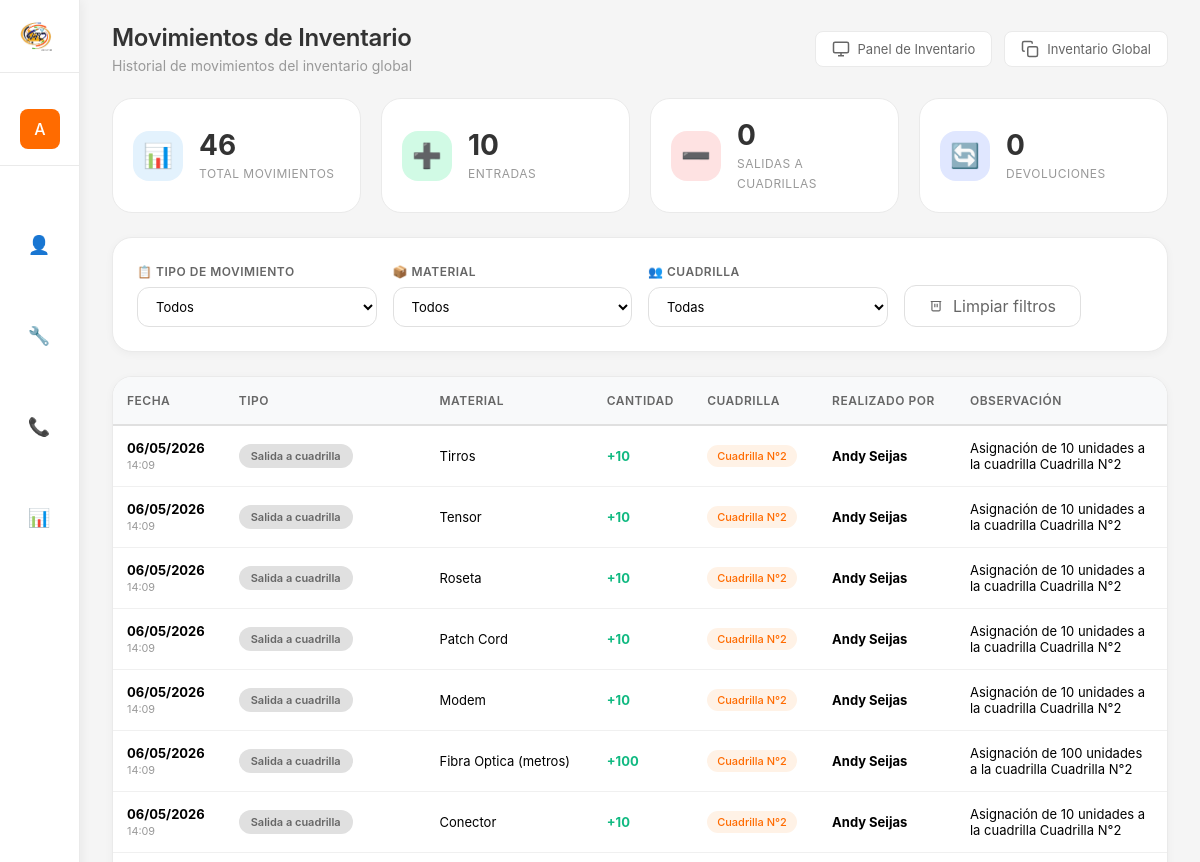
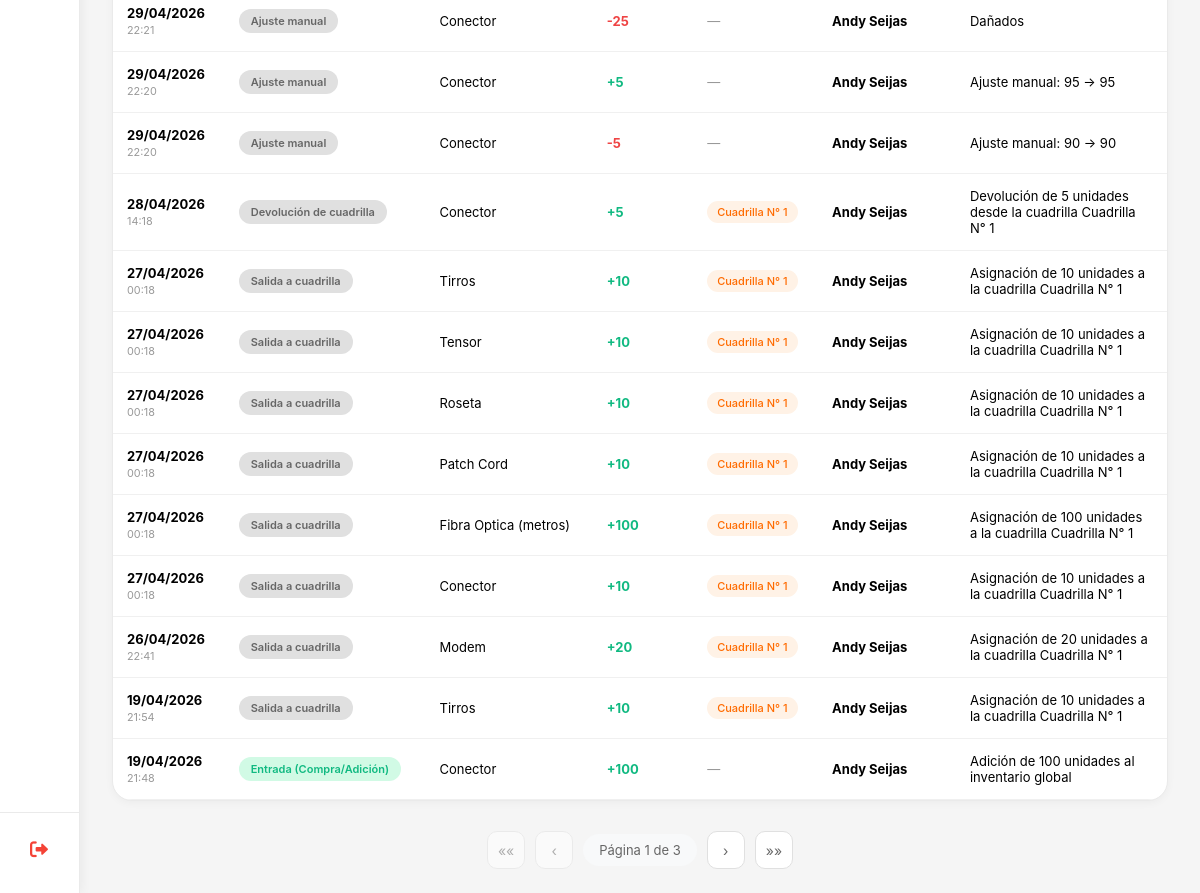
Page /inventario/movimientos/ (signed in) on the committed database (2 pictures, top to bottom).
### myapp/models.py (models this page shows, shortened)
class MovimientoInventario(models.Model):
    class TipoMovimiento(models.TextChoices):
        ENTRADA = 'ENTRADA', 'Entrada (Compra/Adición)'
        SALIDA_A_CUADRILLA = 'SALIDA_CUADRILLA', 'Salida a cuadrilla'
        DEVOLUCION_CUADRILLA = 'DEVOLUCION', 'Devolución de cuadrilla'
        GASTO_INSTALACION = 'GASTO_INSTALACION', '🔧 Gasto en instalación'
        GASTO_SOPORTE = 'GASTO_SOPORTE', 'Gasto en soporte'
        AJUSTE = 'AJUSTE', 'Ajuste manual'
    material = models.ForeignKey(
        Material,
        on_delete=models.CASCADE,
        related_name='movimientos',
        verbose_name="Material"
    )
    tipo = models.CharField(
        max_length=30,
        choices=TipoMovimiento.choices,
        verbose_name="Tipo de movimiento"
    )
    cantidad = models.IntegerField(verbose_name="Cantidad")
    cuadrilla = models.ForeignKey(
        Cuadrilla,
        on_delete=models.SET_NULL,
        null=True,
        blank=True,
        related_name='movimientos_inventario',
        verbose_name="Cuadrilla relacionada"
    )
    instalacion = models.ForeignKey(
        'Instalacion',
        on_delete=models.SET_NULL,
        null=True,
        blank=True,
        related_name='movimientos_inventario',
        verbose_name="Instalación relacionada"
    )
    soporte = models.ForeignKey(
        'Soporte',
        on_delete=models.SET_NULL,
        null=True,
        blank=True,
        related_name='movimientos_inventario',
        verbose_name="Soporte relacionado"
    )
    observacion = models.TextField(max_length=500, blank=True, null=True)
    fecha_movimiento = models.DateTimeField(auto_now_add=True)
    realizado_por = models.ForeignKey(
        User,
        on_delete=models.SET_NULL,
        null=True,
        blank=True,
        related_name='movimientos_inventario',
        verbose_name="Realizado por"
    )
    class Meta:
        verbose_name = "Movimiento de Inventario"
        verbose_name_plural = "Movimientos de Inventario"
        ordering = ['-fecha_movimiento']

class Material(models.Model):
    nombre = models.CharField(max_length=50, unique=True, verbose_name="Nombre del material")
    activo = models.BooleanField(default=True, verbose_name="Activo")
    fecha_creacion = models.DateTimeField(auto_now_add=True)
    class Meta:
        verbose_name = "Material"
        verbose_name_plural = "Materiales"
        ordering = ['nombre']

class Cuadrilla(models.Model):
    class EstadoCuadrilla(models.TextChoices):
        DISPONIBLE = 'DISPONIBLE', 'Disponible'
        OCUPADO = 'OCUPADO', 'Ocupado'
        EN_DESCANSO = 'DESCANSO', 'En Descanso'
        INACTIVO = 'INACTIVO', 'Inactivo'
    nombre = models.CharField(
        max_length=100,
        unique=True,
        verbose_name="Nombre de la Cuadrilla"
    )
    codigo = models.CharField(
        max_length=20,
        unique=True,
        verbose_name="Código de Cuadrilla",
        help_text="Ej: C001, INST-001"
    )
    instaladores = models.ManyToManyField(
        'PerfilUsuario',
        related_name='cuadrillas',
        verbose_name="Instaladores",
        blank=True
    )
    estado = models.CharField(
        max_length=20,
        choices=EstadoCuadrilla.choices,
        default=EstadoCuadrilla.DISPONIBLE,
        verbose_name="Estado de la Cuadrilla",
        db_index=True
    )
    fecha_creacion = models.DateTimeField(
        auto_now_add=True,
        verbose_name="Fecha de creación"
    )
    fecha_actualizacion = models.DateTimeField(
        auto_now=True,
        verbose_name="Última actualización"
    )
    creado_por = models.ForeignKey(
        User,
        on_delete=models.SET_NULL,
        null=True,
        blank=True,
        related_name='cuadrillas_creadas',
        verbose_name="Creado por"
    )
    activo = models.BooleanField(
        default=True,
        verbose_name="Activo"
    )
    class Meta:
        verbose_name = "Cuadrilla"
        verbose_name_plural = "Cuadrillas"
        ordering = ['nombre']
        indexes = [
            models.Index(fields=['estado']),
            models.Index(fields=['activo']),
            models.Index(fields=['codigo']),
        ]

### myapp/views_inventario.py (the view)
# urls.py: path('inventario/movimientos/', inventario_movimientos, name='inventario_movimientos'),
@login_required
@staff_member_required
def inventario_movimientos(request):
    es_admin = request.user.is_superuser or request.user.groups.filter(name='Administrador').exists()
    if not es_admin:
        messages.error(request, 'No tienes permisos para acceder a esta página.')
        return redirect('dashboard')
    tipo_filtro = request.GET.get('tipo', '')
    material_filtro = request.GET.get('material', '')
    cuadrilla_filtro = request.GET.get('cuadrilla', '')
    movimientos = MovimientoInventario.objects.select_related('material', 'cuadrilla', 'realizado_por').exclude(
        tipo__in=['GASTO_INSTALACION', 'GASTO_SOPORTE']
    )
    if tipo_filtro:
        movimientos = movimientos.filter(tipo=tipo_filtro)
    if material_filtro:
        movimientos = movimientos.filter(material_id=material_filtro)
    if cuadrilla_filtro:
        movimientos = movimientos.filter(cuadrilla_id=cuadrilla_filtro)
    movimientos = movimientos.order_by('-fecha_movimiento')
    paginator = Paginator(movimientos, 20)
    page_number = request.GET.get('page', 1)
    page_obj = paginator.get_page(page_number)
    materiales = Material.objects.filter(activo=True).order_by('nombre')
    cuadrillas = Cuadrilla.objects.filter(activo=True).order_by('nombre')
    total_movimientos = movimientos.count()
    total_entradas = movimientos.filter(tipo='ENTRADA').count()
    total_salidas = movimientos.filter(tipo='SALIDA_A_CUADRILLA').count()
    total_devoluciones = movimientos.filter(tipo='DEVOLUCION_CUADRILLA').count()
    context = {
        'movimientos': page_obj,
        'materiales': materiales,
        'cuadrillas': cuadrillas,
        'tipos_movimiento': MovimientoInventario.TipoMovimiento.choices,
        'tipo_filtro': tipo_filtro,
        'material_filtro': material_filtro,
        'cuadrilla_filtro': cuadrilla_filtro,
        'total_movimientos': total_movimientos,
        'total_entradas': total_entradas,
        'total_salidas': total_salidas,
        'total_devoluciones': total_devoluciones,
    }
    return render(request, 'Inventario/inventario_movimientos.html', context)

### myapp/templates/Inventario/inventario_movimientos.html (shortened to what this page needs)
{% extends 'Inicio_De_Sesion/base.html' %}
{% load static %}
{% block page_title %}Movimientos de Inventario{% endblock %}
{% block page_subtitle %}Historial de movimientos del inventario global{% endblock %}
{% block header_actions %}
<a href="{% url 'panel_inventario' %}" class="btn-secondary">
    <svg width="18" height="18" viewBox="0 0 24 24" fill="none" stroke="currentColor" stroke-width="2">
        <rect x="2" y="3" width="20" height="14" rx="2" ry="2"/>
        <line x1="8" y1="21" x2="16" y2="21"/>
        <line x1="12" y1="17" x2="12" y2="21"/>
    </svg>
    Panel de Inventario
</a>
<a href="{% url 'inventario_global_lista' %}" class="btn-secondary">
    <svg width="18" height="18" viewBox="0 0 24 24" fill="none" stroke="currentColor" stroke-width="2">
        <rect x="9" y="9" width="13" height="13" rx="2" ry="2"/>
        <path d="M5 15H4a2 2 0 0 1-2-2V4a2 2 0 0 1 2-2h9a2 2 0 0 1 2 2v1"/>
    </svg>
    Inventario Global
</a>
{% endblock %}
{% block content %}
<div class="summary-cards">
    <div class="summary-card">
        <div class="summary-icon total">📊</div>
        <div class="summary-info">
            <span class="summary-number">{{ total_movimientos }}</span>
            <span class="summary-label">Total movimientos</span>
        </div>
    </div>
    <div class="summary-card">
        <div class="summary-icon entradas">➕</div>
        <div class="summary-info">
            <span class="summary-number">{{ total_entradas }}</span>
            <span class="summary-label">Entradas</span>
        </div>
    </div>
    <div class="summary-card">
        <div class="summary-icon salidas">➖</div>
        <div class="summary-info">
            <span class="summary-number">{{ total_salidas }}</span>
            <span class="summary-label">Salidas a cuadrillas</span>
        </div>
    </div>
    <div class="summary-card">
        <div class="summary-icon devoluciones">🔄</div>
        <div class="summary-info">
            <span class="summary-number">{{ total_devoluciones }}</span>
            <span class="summary-label">Devoluciones</span>
        </div>
    </div>
</div>
<div class="filters-bar">
    <form method="get" class="filters-form" id="filtrosForm">
        <div class="filter-group">
            <label>📋 Tipo de movimiento</label>
            <select name="tipo" class="filter-select" onchange="this.form.submit()">
                <option value="">Todos</option>
            </select>
        </div>
        <div class="filter-group">
            <label>📦 Material</label>
            <select name="material" class="filter-select" onchange="this.form.submit()">
                <option value="">Todos</option>
            </select>
        </div>
        <div class="filter-group">
            <label>👥 Cuadrilla</label>
            <select name="cuadrilla" class="filter-select" onchange="this.form.submit()">
                <option value="">Todas</option>
            </select>
        </div>
        <div class="filter-group">
            <label>&nbsp;</label>
            <a href="{% url 'inventario_movimientos' %}" class="btn-clear">
                <svg width="14" height="14" viewBox="0 0 24 24" fill="none" stroke="currentColor" stroke-width="2" style="display: inline; margin-right: 6px;">
                    <path d="M3 6h18M5 6v14a2 2 0 002 2h10a2 2 0 002-2V6m-9 4v6m4-6v6"/>
                </svg>
                Limpiar filtros
            </a>
        </div>
    </form>
</div>
<div class="table-container">
    <table class="table">
        <thead>
            <tr>
                <th>Fecha</th>
                <th>Tipo</th>
                <th>Material</th>
                <th>Cantidad</th>
                <th>Cuadrilla</th>
                <th>Realizado por</th>
                <th>Observación</th>
            </thead>
        <tbody>
            {% for mov in movimientos %}
            <tr>
                <td>
                    <strong>{{ mov.fecha_movimiento|date:"d/m/Y" }}</strong><br>
                    <small style="color:#999">{{ mov.fecha_movimiento|date:"H:i" }}</small>
                </td>
                <td>
                    <span class="badge-tipo" style="
                        {% if mov.tipo == 'ENTRADA' %}background:#d1fae5;color:#10b981;
                        {% elif mov.tipo == 'SALIDA_A_CUADRILLA' %}background:#fed7aa;color:#f59e0b;
                        {% elif mov.tipo == 'DEVOLUCION_CUADRILLA' %}background:#e0e7ff;color:#3b82f6;
                        {% else %}background:#e0e0e0;color:#666;{% endif %}
                    ">
                        {{ mov.get_tipo_display }}
                    </span>
                </td>
                <td>{{ mov.material.nombre }}</div>
                <td class="{% if mov.cantidad > 0 %}movimiento-entrada{% else %}movimiento-salida{% endif %}">
                    {% if mov.cantidad > 0 %}+{% endif %}{{ mov.cantidad }}
                </div>
                <td>
                    {% if mov.cuadrilla %}
                    <span class="cuadrilla-badge">{{ mov.cuadrilla.nombre }}</span>
                    {% else %}
                    <span style="color:#999;">—</span>
                    {% endif %}
                </div>
                <td>
                    {% if mov.realizado_por %}
                    <strong>{{ mov.realizado_por.get_full_name|default:mov.realizado_por.username }}</strong>
                    {% else %}
                    <span style="color:#999;">—</span>
                    {% endif %}
                <td style="max-width: 200px; white-space: normal; word-break: break-word;">
                    {{ mov.observacion|default:"—"|truncatechars:60 }}
            </tr>
            {% endfor %}
{% if movimientos.has_other_pages %}
<div class="pagination">
    {% if movimientos.has_previous %}
    <a href="?page=1{% if tipo_filtro %}&tipo={{ tipo_filtro }}{% endif %}{% if material_filtro %}&material={{ material_filtro }}{% endif %}{% if cuadrilla_filtro %}&cuadrilla={{ cuadrilla_filtro }}{% endif %}" class="page-link" title="Primera página">
        ««
    </a>
    <a href="?page={{ movimientos.previous_page_number }}{% if tipo_filtro %}&tipo={{ tipo_filtro }}{% endif %}{% if material_filtro %}&material={{ material_filtro }}{% endif %}{% if cuadrilla_filtro %}&cuadrilla={{ cuadrilla_filtro }}{% endif %}" class="page-link" title="Página anterior">
        ‹
    </a>
    {% else %}
    <span class="page-link disabled">««</span>
    <span class="page-link disabled">‹</span>
    {% endif %}
    <span class="page-info">
        Página {{ movimientos.number }} de {{ movimientos.paginator.num_pages }}
    </span>
    {% if movimientos.has_next %}
    <a href="?page={{ movimientos.next_page_number }}" class="page-link" title="Página siguiente">
        ›
    </a>
    <a href="?page={{ movimientos.paginator.num_pages }}" class="page-link" title="Última página">
        »»
    </a>
    {% else %}
    <span class="page-link disabled">›</span>
    <span class="page-link disabled">»»</span>
    {% endif %}
</div>
{% endif %}
{% endblock %}

### myapp/templates/Inicio_De_Sesion/base.html (shortened to what this page needs)
{% load static %}
<!DOCTYPE html>
<html lang="es">
<head>
    <link rel="stylesheet" href="https://cdnjs.cloudflare.com/ajax/libs/font-awesome/6.0.0/css/all.min.css">
</head>
<body>
    <div class="dashboard">
        <div class="sidebar" id="sidebar">
            <div class="logo-area" onclick="window.location.href='{% url 'dashboard' %}'">
                <img src="{% static 'cd.png' %}" alt="VTC" class="logo">
            </div>
            <div class="user-info">
                <div class="user-avatar">
                    {{ user.username|first|upper }}
                </div>
            </div>
            <div class="menu">
                {% if user.groups.all.0.name != 'Call Center' %}
                <div class="menu-item" onclick="toggleSubmenu(this, 'vendedorSubmenu')">
                    <span class="menu-icon">👤</span>
                </div>
                {% endif %}
                {% if user.groups.all.0.name == 'Instalador' or user.groups.all.0.name == 'Administrador' or user.is_superuser %}
                <div class="menu-item" onclick="toggleSubmenu(this, 'instaladorSubmenu')">
                    <span class="menu-icon">🔧</span>
                </div>
                {% endif %}
                {% if user.is_superuser or user.groups.all.0.name == 'Administrador' or user.groups.all.0.name == 'Call Center' %}
                <div class="menu-item" onclick="toggleSubmenu(this, 'callcenterSubmenu')">
                    <span class="menu-icon">📞</span>
                </div>
                {% endif %}
                {% if user.is_superuser or user.groups.all.0.name == 'Administrador' or user.groups.all.0.name == 'Supervisor' %}
                <div class="menu-item" onclick="window.location.href='{% url 'panel_administrativo' %}'">
                    <span class="menu-icon">📊</span>
                </div>
                {% endif %}
            </div>
            <div class="sidebar-footer">
                <a href="{% url 'logout' %}" class="logout-sidebar" onclick="return confirm('¿Estás seguro que deseas cerrar sesión?')">
                    <i class="fas fa-sign-out-alt"></i>
                </a>
            </div>
        </div>
        <div class="main-content" id="mainContent">
            <div class="content-header">
                <div class="page-title">
                    <h1>{% block page_title %}Dashboard{% endblock %}</h1>
                    <p>{% block page_subtitle %}{{ current_date|default:"11 mar 2026" }} · Bienvenido de vuelta{% endblock %}</p>
                </div>
                <div class="header-actions">
                    {% block header_actions %}{% endblock %}
                </div>
            </div>
            {% block content %}{% endblock %}
</body>
</html>

### rows in the picture
MovimientoInventario: fecha_movimiento "06/05/2026", fecha_movimiento "14:09", tipo "Salida a cuadrilla", material.nombre "Tirros", cantidad "10", cuadrilla.nombre "Cuadrilla N°2", realizado_por.get_full_name "Andy Seijas", observacion "Asignación de 10 unidades a la cuadrilla Cuadrilla N°2"
MovimientoInventario: fecha_movimiento "06/05/2026", fecha_movimiento "14:09", tipo "Salida a cuadrilla", material.nombre "Tensor", cantidad "10", cuadrilla.nombre "Cuadrilla N°2", realizado_por.get_full_name "Andy Seijas", observacion "Asignación de 10 unidades a la cuadrilla Cuadrilla N°2"
MovimientoInventario: fecha_movimiento "06/05/2026", fecha_movimiento "14:09", tipo "Salida a cuadrilla", material.nombre "Roseta", cantidad "10", cuadrilla.nombre "Cuadrilla N°2", realizado_por.get_full_name "Andy Seijas", observacion "Asignación de 10 unidades a la cuadrilla Cuadrilla N°2"
MovimientoInventario: fecha_movimiento "06/05/2026", fecha_movimiento "14:09", tipo "Salida a cuadrilla", material.nombre "Patch Cord", cantidad "10", cuadrilla.nombre "Cuadrilla N°2", realizado_por.get_full_name "Andy Seijas", observacion "Asignación de 10 unidades a la cuadrilla Cuadrilla N°2"
MovimientoInventario: fecha_movimiento "06/05/2026", fecha_movimiento "14:09", tipo "Salida a cuadrilla", material.nombre "Modem", cantidad "10", cuadrilla.nombre "Cuadrilla N°2", realizado_por.get_full_name "Andy Seijas", observacion "Asignación de 10 unidades a la cuadrilla Cuadrilla N°2"
MovimientoInventario: fecha_movimiento "06/05/2026", fecha_movimiento "14:09", tipo "Salida a cuadrilla", material.nombre "Fibra Optica (metros)", cantidad "100", cuadrilla.nombre "Cuadrilla N°2", realizado_por.get_full_name "Andy Seijas", observacion "Asignación de 100 unidades a la cuadrilla Cuadrilla N°2"
MovimientoInventario: fecha_movimiento "06/05/2026", fecha_movimiento "14:09", tipo "Salida a cuadrilla", material.nombre "Conector", cantidad "10", cuadrilla.nombre "Cuadrilla N°2", realizado_por.get_full_name "Andy Seijas", observacion "Asignación de 10 unidades a la cuadrilla Cuadrilla N°2"
MovimientoInventario: fecha_movimiento "29/04/2026", fecha_movimiento "22:21", tipo "Ajuste manual", material.nombre "Conector", cantidad "-25", realizado_por.get_full_name "Andy Seijas", observacion "Dañados"
MovimientoInventario: fecha_movimiento "29/04/2026", fecha_movimiento "22:20", tipo "Ajuste manual", material.nombre "Conector", cantidad "5", realizado_por.get_full_name "Andy Seijas", observacion "Ajuste manual: 95 → 95"
MovimientoInventario: fecha_movimiento "29/04/2026", fecha_movimiento "22:20", tipo "Ajuste manual", material.nombre "Conector", cantidad "-5", realizado_por.get_full_name "Andy Seijas", observacion "Ajuste manual: 90 → 90"
MovimientoInventario: fecha_movimiento "28/04/2026", fecha_movimiento "14:18", tipo "Devolución de cuadrilla", material.nombre "Conector", cantidad "5", cuadrilla.nombre "Cuadrilla N° 1", realizado_por.get_full_name "Andy Seijas", observacion "Devolución de 5 unidades desde la cuadrilla Cuadrilla N° 1"
MovimientoInventario: fecha_movimiento "27/04/2026", fecha_movimiento "00:18", tipo "Salida a cuadrilla", material.nombre "Tirros", cantidad "10", cuadrilla.nombre "Cuadrilla N° 1", realizado_por.get_full_name "Andy Seijas", observacion "Asignación de 10 unidades a la cuadrilla Cuadrilla N° 1"
MovimientoInventario: fecha_movimiento "27/04/2026", fecha_movimiento "00:18", tipo "Salida a cuadrilla", material.nombre "Tensor", cantidad "10", cuadrilla.nombre "Cuadrilla N° 1", realizado_por.get_full_name "Andy Seijas", observacion "Asignación de 10 unidades a la cuadrilla Cuadrilla N° 1"
MovimientoInventario: fecha_movimiento "27/04/2026", fecha_movimiento "00:18", tipo "Salida a cuadrilla", material.nombre "Roseta", cantidad "10", cuadrilla.nombre "Cuadrilla N° 1", realizado_por.get_full_name "Andy Seijas", observacion "Asignación de 10 unidades a la cuadrilla Cuadrilla N° 1"
MovimientoInventario: fecha_movimiento "27/04/2026", fecha_movimiento "00:18", tipo "Salida a cuadrilla", material.nombre "Patch Cord", cantidad "10", cuadrilla.nombre "Cuadrilla N° 1", realizado_por.get_full_name "Andy Seijas", observacion "Asignación de 10 unidades a la cuadrilla Cuadrilla N° 1"
MovimientoInventario: fecha_movimiento "27/04/2026", fecha_movimiento "00:18", tipo "Salida a cuadrilla", material.nombre "Fibra Optica (metros)", cantidad "100", cuadrilla.nombre "Cuadrilla N° 1", realizado_por.get_full_name "Andy Seijas", observacion "Asignación de 100 unidades a la cuadrilla Cuadrilla N° 1"
MovimientoInventario: fecha_movimiento "27/04/2026", fecha_movimiento "00:18", tipo "Salida a cuadrilla", material.nombre "Conector", cantidad "10", cuadrilla.nombre "Cuadrilla N° 1", realizado_por.get_full_name "Andy Seijas", observacion "Asignación de 10 unidades a la cuadrilla Cuadrilla N° 1"
MovimientoInventario: fecha_movimiento "26/04/2026", fecha_movimiento "22:41", tipo "Salida a cuadrilla", material.nombre "Modem", cantidad "20", cuadrilla.nombre "Cuadrilla N° 1", realizado_por.get_full_name "Andy Seijas", observacion "Asignación de 20 unidades a la cuadrilla Cuadrilla N° 1"
MovimientoInventario: fecha_movimiento "19/04/2026", fecha_movimiento "21:54", tipo "Salida a cuadrilla", material.nombre "Tirros", cantidad "10", cuadrilla.nombre "Cuadrilla N° 1", realizado_por.get_full_name "Andy Seijas", observacion "Asignación de 10 unidades a la cuadrilla Cuadrilla N° 1"
MovimientoInventario: fecha_movimiento "19/04/2026", fecha_movimiento "21:48", tipo "Entrada (Compra/Adición)", material.nombre "Conector", cantidad "100", realizado_por.get_full_name "Andy Seijas", observacion "Adición de 100 unidades al inventario global"

### other values in the picture
{{ user.username|first|upper }} "A"
{{ total_movimientos }} "46"
{{ total_entradas }} "10"
{{ total_salidas }} "0"
{{ total_devoluciones }} "0"
{{ movimientos.number }} "1"
{{ movimientos.paginator.num_pages }} "3"
